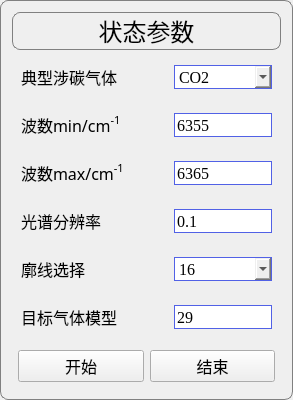
     <widget class="QFrame" name="frame">
      <property name="sizePolicy">
       <sizepolicy hsizetype="Expanding" vsizetype="Expanding">
        <horstretch>0</horstretch>
        <verstretch>0</verstretch>
       </sizepolicy>
      </property>
      <property name="styleSheet">
       <string notr="true">QFrame
{
border: 1px solid gray;
border-radius: 8px;
#margin:0 0 0 0 px;
}</string>
      </property>
      <property name="frameShape">
       <enum>QFrame::StyledPanel</enum>
      </property>
      <property name="frameShadow">
       <enum>QFrame::Raised</enum>
      </property>
      <layout class="QVBoxLayout" name="verticalLayout">
       <item>
        <widget class="QLabel" name="label">
         <property name="sizePolicy">
          <sizepolicy hsizetype="Expanding" vsizetype="Expanding">
           <horstretch>0</horstretch>
           <verstretch>0</verstretch>
          </sizepolicy>
         </property>
         <property name="font">
          <font>
           <family>微软雅黑</family>
           <pointsize>18</pointsize>
          </font>
         </property>
         <property name="layoutDirection">
          <enum>Qt::LeftToRight</enum>
         </property>
         <property name="styleSheet">
          <string notr="true">QFrame
{
#border: 2px solid gray;
margin:0 0 0 0 px;
}</string>
         </property>
         <property name="text">
          <string>状态参数</string>
         </property>
         <property name="alignment">
          <set>Qt::AlignCenter</set>
         </property>
        </widget>
       </item>
       <item>
        <widget class="QWidget" name="widget" native="true">
         <property name="sizePolicy">
          <sizepolicy hsizetype="Expanding" vsizetype="Expanding">
           <horstretch>0</horstretch>
           <verstretch>0</verstretch>
          </sizepolicy>
         </property>
         <layout class="QHBoxLayout" name="horizontalLayout" stretch="3,2">
          <item>
           <widget class="QLabel" name="label_75">
            <property name="sizePolicy">
             <sizepolicy hsizetype="Expanding" vsizetype="Expanding">
              <horstretch>0</horstretch>
              <verstretch>0</verstretch>
             </sizepolicy>
            </property>
            <property name="font">
             <font>
              <family>微软雅黑</family>
              <pointsize>12</pointsize>
              <weight>50</weight>
              <italic>false</italic>
              <bold>false</bold>
             </font>
            </property>
            <property name="styleSheet">
             <string notr="true">QLabel
{
border: 0px solid gray;
}</string>
            </property>
            <property name="text">
             <string>典型涉碳气体</string>
            </property>
            <property name="textFormat">
             <enum>Qt::AutoText</enum>
            </property>
           </widget>
          </item>
          <item>
           <widget class="QComboBox" name="comboBox">
            <property name="enabled">
             <bool>true</bool>
            </property>
            <property name="sizePolicy">
             <sizepolicy hsizetype="Expanding" vsizetype="Expanding">
              <horstretch>0</horstretch>
              <verstretch>0</verstretch>
             </sizepolicy>
            </property>
            <property name="minimumSize">
             <size>
              <width>0</width>
              <height>0</height>
             </size>
            </property>
            <property name="maximumSize">
             <size>
              <width>16777215</width>
              <height>16777215</height>
             </size>
            </property>
            <property name="font">
             <font>
              <family>Times New Roman</family>
              <pointsize>12</pointsize>
              <weight>50</weight>
              <italic>false</italic>
              <bold>false</bold>
             </font>
            </property>
            <property name="cursor">
             <cursorShape>ArrowCursor</cursorShape>
            </property>
            <property name="styleSheet">
             <string notr="true">border-width: 1px; 
border-style:solid;
border-color: rgb(81,97,230);</string>
            </property>
            <item>
             <property name="text">
              <string>CO2</string>
             </property>
            </item>
            <item>
             <property name="text">
              <string>CH4</string>
             </property>
            </item>
            <item>
             <property name="text">
              <string>NO2</string>
             </property>
            </item>
           </widget>
          </item>
         </layout>
        </widget>
       </item>
       <item>
        <widget class="QWidget" name="widget_2" native="true">
         <property name="sizePolicy">
          <sizepolicy hsizetype="Expanding" vsizetype="Expanding">
           <horstretch>0</horstretch>
           <verstretch>0</verstretch>
          </sizepolicy>
         </property>
         <layout class="QHBoxLayout" name="horizontalLayout_2" stretch="3,2">
          <item>
           <widget class="QLabel" name="label_76">
            <property name="sizePolicy">
             <sizepolicy hsizetype="Expanding" vsizetype="Expanding">
              <horstretch>0</horstretch>
              <verstretch>0</verstretch>
             </sizepolicy>
            </property>
            <property name="font">
             <font>
              <family>微软雅黑</family>
              <pointsize>12</pointsize>
              <weight>50</weight>
              <italic>false</italic>
              <bold>false</bold>
             </font>
            </property>
            <property name="styleSheet">
             <string notr="true">QLabel
{
border: 0px solid gray;
}</string>
            </property>
            <property name="text">
             <string>&lt;html&gt;&lt;head/&gt;&lt;body&gt;&lt;p&gt;波数min/cm&lt;span style=&quot; vertical-align:super;&quot;&gt;-1&lt;/span&gt;&lt;/p&gt;&lt;/body&gt;&lt;/html&gt;</string>
            </property>
            <property name="textFormat">
             <enum>Qt::AutoText</enum>
            </property>
           </widget>
          </item>
          <item>
           <widget class="QLineEdit" name="lineEdit_33">
            <property name="enabled">
             <bool>true</bool>
            </property>
            <property name="sizePolicy">
             <sizepolicy hsizetype="Expanding" vsizetype="Expanding">
              <horstretch>0</horstretch>
              <verstretch>0</verstretch>
             </sizepolicy>
            </property>
            <property name="minimumSize">
             <size>
              <width>0</width>
              <height>0</height>
             </size>
            </property>
            <property name="maximumSize">
             <size>
              <width>16777215</width>
              <height>16777215</height>
             </size>
            </property>
            <property name="font">
             <font>
              <family>Times New Roman</family>
              <pointsize>12</pointsize>
              <weight>50</weight>
              <italic>false</italic>
              <bold>false</bold>
             </font>
            </property>
            <property name="styleSheet">
             <string notr="true">border-width: 1px; 
border-style:solid;
border-color: rgb(81,97,230);</string>
            </property>
            <property name="text">
             <string>6355</string>
            </property>
           </widget>
          </item>
         </layout>
        </widget>
       </item>
       <item>
        <widget class="QWidget" name="widget_3" native="true">
         <property name="sizePolicy">
          <sizepolicy hsizetype="Expanding" vsizetype="Expanding">
           <horstretch>0</horstretch>
           <verstretch>0</verstretch>
          </sizepolicy>
         </property>
         <layout class="QHBoxLayout" name="horizontalLayout_3" stretch="3,2">
          <item>
           <widget class="QLabel" name="label_77">
            <property name="sizePolicy">
             <sizepolicy hsizetype="Expanding" vsizetype="Expanding">
              <horstretch>0</horstretch>
              <verstretch>0</verstretch>
             </sizepolicy>
            </property>
            <property name="font">
             <font>
              <family>微软雅黑</family>
              <pointsize>12</pointsize>
              <weight>50</weight>
              <italic>false</italic>
              <bold>false</bold>
             </font>
            </property>
            <property name="styleSheet">
             <string notr="true">QLabel
{
border: 0px solid gray;
}</string>
            </property>
            <property name="text">
             <string>&lt;html&gt;&lt;head/&gt;&lt;body&gt;&lt;p&gt;波数max/cm&lt;span style=&quot; vertical-align:super;&quot;&gt;-1&lt;/span&gt;&lt;/p&gt;&lt;/body&gt;&lt;/html&gt;</string>
            </property>
            <property name="textFormat">
             <enum>Qt::AutoText</enum>
            </property>
           </widget>
          </item>
          <item>
           <widget class="QLineEdit" name="lineEdit_34">
            <property name="enabled">
             <bool>true</bool>
            </property>
            <property name="sizePolicy">
             <sizepolicy hsizetype="Expanding" vsizetype="Expanding">
              <horstretch>0</horstretch>
              <verstretch>0</verstretch>
             </sizepolicy>
            </property>
            <property name="minimumSize">
             <size>
              <width>0</width>
              <height>0</height>
             </size>
            </property>
            <property name="maximumSize">
             <size>
              <width>16777215</width>
              <height>16777215</height>
             </size>
            </property>
            <property name="font">
             <font>
              <family>Times New Roman</family>
              <pointsize>12</pointsize>
              <weight>50</weight>
              <italic>false</italic>
              <bold>false</bold>
             </font>
            </property>
            <property name="styleSheet">
             <string notr="true">border-style: outset; 
border-width: 1px; 
border-style:solid;
border-color: rgb(81,97,230);</string>
            </property>
            <property name="text">
             <string>6365</string>
            </property>
           </widget>
          </item>
         </layout>
        </widget>
       </item>
       <item>
        <widget class="QWidget" name="widget_4" native="true">
         <property name="sizePolicy">
          <sizepolicy hsizetype="Expanding" vsizetype="Expanding">
           <horstretch>0</horstretch>
           <verstretch>0</verstretch>
          </sizepolicy>
         </property>
         <layout class="QHBoxLayout" name="horizontalLayout_4" stretch="3,2">
          <item>
           <widget class="QLabel" name="label_78">
            <property name="sizePolicy">
             <sizepolicy hsizetype="Expanding" vsizetype="Expanding">
              <horstretch>0</horstretch>
              <verstretch>0</verstretch>
             </sizepolicy>
            </property>
            <property name="font">
             <font>
              <family>微软雅黑</family>
              <pointsize>12</pointsize>
              <weight>50</weight>
              <italic>false</italic>
              <bold>false</bold>
             </font>
            </property>
            <property name="styleSheet">
             <string notr="true">QLabel
{
border: 0px solid gray;
}</string>
            </property>
            <property name="text">
             <string>光谱分辨率</string>
            </property>
            <property name="textFormat">
             <enum>Qt::AutoText</enum>
            </property>
           </widget>
          </item>
          <item>
           <widget class="QLineEdit" name="lineEdit_35">
            <property name="enabled">
             <bool>true</bool>
            </property>
            <property name="sizePolicy">
             <sizepolicy hsizetype="Expanding" vsizetype="Expanding">
              <horstretch>0</horstretch>
              <verstretch>0</verstretch>
             </sizepolicy>
            </property>
            <property name="minimumSize">
             <size>
              <width>0</width>
              <height>0</height>
             </size>
            </property>
            <property name="maximumSize">
             <size>
              <width>16777215</width>
              <height>16777215</height>
             </size>
            </property>
            <property name="font">
             <font>
              <family>Times New Roman</family>
              <pointsize>12</pointsize>
              <weight>50</weight>
              <italic>false</italic>
              <bold>false</bold>
             </font>
            </property>
            <property name="styleSheet">
             <string notr="true">border-style: outset; 
border-width: 1px; 
border-style:solid;
border-color: rgb(81,97,230);</string>
            </property>
            <property name="text">
             <string>0.1</string>
            </property>
           </widget>
          </item>
         </layout>
        </widget>
       </item>
       <item>
        <widget class="QWidget" name="widget_5" native="true">
         <property name="sizePolicy">
          <sizepolicy hsizetype="Expanding" vsizetype="Expanding">
           <horstretch>0</horstretch>
           <verstretch>0</verstretch>
          </sizepolicy>
         </property>
         <layout class="QHBoxLayout" name="horizontalLayout_5" stretch="3,2">
          <item>
           <widget class="QLabel" name="label_79">
            <property name="sizePolicy">
             <sizepolicy hsizetype="Expanding" vsizetype="Expanding">
              <horstretch>0</horstretch>
              <verstretch>0</verstretch>
             </sizepolicy>
            </property>
            <property name="font">
             <font>
              <family>微软雅黑</family>
              <pointsize>12</pointsize>
              <weight>50</weight>
              <italic>false</italic>
              <bold>false</bold>
             </font>
            </property>
            <property name="styleSheet">
             <string notr="true">QLabel
{
border: 0px solid gray;
}</string>
            </property>
            <property name="text">
             <string>廓线选择</string>
            </property>
            <property name="textFormat">
             <enum>Qt::AutoText</enum>
            </property>
           </widget>
          </item>
          <item>
           <widget class="QComboBox" name="comboBox_3">
            <property name="sizePolicy">
             <sizepolicy hsizetype="Expanding" vsizetype="Expanding">
              <horstretch>0</horstretch>
              <verstretch>0</verstretch>
             </sizepolicy>
            </property>
            <property name="minimumSize">
             <size>
              <width>0</width>
              <height>0</height>
             </size>
            </property>
            <property name="maximumSize">
             <size>
              <width>16777215</width>
              <height>16777215</height>
             </size>
            </property>
            <property name="font">
             <font>
              <family>Times New Roman</family>
              <pointsize>12</pointsize>
              <weight>50</weight>
              <italic>false</italic>
              <bold>false</bold>
             </font>
            </property>
            <property name="styleSheet">
             <string notr="true">border-style: outset; 
border-width: 1px; 
border-style:solid;
border-color: rgb(81,97,230);</string>
            </property>
            <item>
             <property name="text">
              <string>16</string>
             </property>
            </item>
            <item>
             <property name="text">
              <string>23</string>
             </property>
            </item>
            <item>
             <property name="text">
              <string>36</string>
             </property>
            </item>
            <item>
             <property name="text">
              <string>100m</string>
             </property>
            </item>
            <item>
             <property name="text">
              <string>200m</string>
             </property>
            </item>
            <item>
             <property name="text">
              <string>500m</string>
             </property>
            </item>
           </widget>
          </item>
         </layout>
        </widget>
       </item>
       <item>
        <widget class="QWidget" name="widget_6" native="true">
         <property name="sizePolicy">
          <sizepolicy hsizetype="Expanding" vsizetype="Expanding">
           <horstretch>0</horstretch>
           <verstretch>0</verstretch>
          </sizepolicy>
         </property>
         <layout class="QHBoxLayout" name="horizontalLayout_6" stretch="3,2">
          <item>
           <widget class="QLabel" name="label_80">
            <property name="sizePolicy">
             <sizepolicy hsizetype="Expanding" vsizetype="Expanding">
              <horstretch>0</horstretch>
              <verstretch>0</verstretch>
             </sizepolicy>
            </property>
            <property name="font">
             <font>
              <family>微软雅黑</family>
              <pointsize>12</pointsize>
              <weight>50</weight>
              <italic>false</italic>
              <bold>false</bold>
             </font>
            </property>
            <property name="styleSheet">
             <string notr="true">QLabel
{
border: 0px solid gray;
}</string>
            </property>
            <property name="text">
             <string>目标气体模型</string>
            </property>
            <property name="textFormat">
             <enum>Qt::AutoText</enum>
            </property>
           </widget>
          </item>
          <item>
           <widget class="QLineEdit" name="lineEdit_40">
            <property name="enabled">
             <bool>true</bool>
            </property>
            <property name="sizePolicy">
             <sizepolicy hsizetype="Expanding" vsizetype="Expanding">
              <horstretch>0</horstretch>
              <verstretch>0</verstretch>
             </sizepolicy>
            </property>
            <property name="minimumSize">
             <size>
              <width>0</width>
              <height>0</height>
             </size>
            </property>
            <property name="maximumSize">
             <size>
              <width>16777215</width>
              <height>16777215</height>
             </size>
            </property>
            <property name="font">
             <font>
              <family>Times New Roman</family>
              <pointsize>12</pointsize>
              <weight>50</weight>
              <italic>false</italic>
              <bold>false</bold>
             </font>
            </property>
            <property name="styleSheet">
             <string notr="true">border-style: outset; 
border-width: 1px; 
border-style:solid;
border-color: rgb(81,97,230);</string>
            </property>
            <property name="text">
             <string>29</string>
            </property>
           </widget>
          </item>
         </layout>
        </widget>
       </item>
       <item>
        <widget class="QWidget" name="widget_7" native="true">
         <property name="sizePolicy">
          <sizepolicy hsizetype="Expanding" vsizetype="Expanding">
           <horstretch>0</horstretch>
           <verstretch>0</verstretch>
          </sizepolicy>
         </property>
         <property name="styleSheet">
          <string notr="true"/>
         </property>
         <layout class="QHBoxLayout" name="horizontalLayout_7" stretch="1,1">
          <property name="spacing">
           <number>6</number>
          </property>
          <property name="leftMargin">
           <number>6</number>
          </property>
          <property name="topMargin">
           <number>6</number>
          </property>
          <property name="rightMargin">
           <number>6</number>
          </property>
          <property name="bottomMargin">
           <number>6</number>
          </property>
          <item>
           <widget class="QPushButton" name="pushButton_start">
            <property name="sizePolicy">
             <sizepolicy hsizetype="Expanding" vsizetype="Expanding">
              <horstretch>0</horstretch>
              <verstretch>0</verstretch>
             </sizepolicy>
            </property>
            <property name="minimumSize">
             <size>
              <width>0</width>
              <height>0</height>
             </size>
            </property>
            <property name="maximumSize">
             <size>
              <width>16777215</width>
              <height>16777215</height>
             </size>
            </property>
            <property name="font">
             <font>
              <family>微软雅黑</family>
              <pointsize>12</pointsize>
              <weight>50</weight>
              <italic>false</italic>
              <bold>false</bold>
             </font>
            </property>
            <property name="styleSheet">
             <string notr="true"/>
            </property>
            <property name="text">
             <string>开始</string>
            </property>
           </widget>
          </item>
          <item>
           <widget class="QPushButton" name="pushButton_stop">
            <property name="sizePolicy">
             <sizepolicy hsizetype="Expanding" vsizetype="Expanding">
              <horstretch>0</horstretch>
              <verstretch>0</verstretch>
             </sizepolicy>
            </property>
            <property name="minimumSize">
             <size>
              <width>0</width>
              <height>0</height>
             </size>
            </property>
            <property name="maximumSize">
             <size>
              <width>16777215</width>
              <height>16777215</height>
             </size>
            </property>
            <property name="font">
             <font>
              <family>微软雅黑</family>
              <pointsize>12</pointsize>
              <weight>50</weight>
              <italic>false</italic>
              <bold>false</bold>
             </font>
            </property>
            <property name="styleSheet">
             <string notr="true"/>
            </property>
            <property name="text">
             <string>结束</string>
            </property>
           </widget>
          </item>
         </layout>
        </widget>
       </item>
      </layout>
     </widget>
